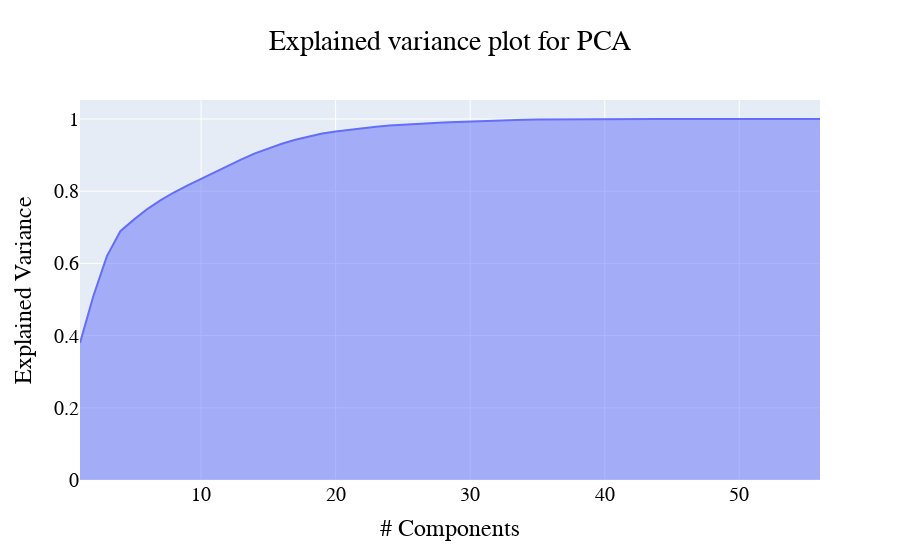

Source (notebook cell):
### Code cell
from sklearn.decomposition import PCA
import matplotlib.pyplot as plt
import plotly.express as px
pca = PCA()
pca.fit(X_hmm_trn)
data_trn = pca.transform(X_hmm_trn)
data_tst = pca.transform(X_hmm_tst)


exp_var_cumul = np.cumsum(pca.explained_variance_ratio_)

fig2 = px.area(
    x=range(1, exp_var_cumul.shape[0] + 1),
    y=exp_var_cumul,
    labels={"x": "# Components", "y": "Explained Variance"}, title = 'Explained variance plot for PCA'
)
fig2.update_layout(title_x=0.5)
fig2.update_layout(
    font_family="Calibri",
    font_color="black",
    title_font_family="Calibri",
    title_font_color="black",
    font_size = 20
)
fig2.show()

### Figure 1 — Plotly figure (JSON) as saved in the notebook; plotly's stock layout.template omitted (floating-point values rounded to 4 significant figures)
{"data": [{"hovertemplate": "# Components=%{x}<br>Explained Variance=%{y}<extra></extra>", "legendgroup": "", "line": {"color": "#636efa"}, "mode": "lines", "name": "", "orientation": "v", "showlegend": false, "stackgroup": "1", "type": "scatter", "x": [1, 2, 3, 4, 5, 6, 7, 8, 9, 10, 11, 12, 13, 14, 15, 16, 17, 18, 19, 20, 21, 22, 23, 24, 25, 26, 27, 28, 29, 30, 31, 32, 33, 34, 35, 36, 37, 38, 39, 40, 41, 42, 43, 44, 45, 46, 47, 48, 49, 50, 51, 52, 53, 54, 55, 56], "xaxis": "x", "y": [0.3799, 0.5102, 0.6201, 0.6891, 0.7213, 0.7505, 0.7751, 0.7971, 0.8161, 0.8346, 0.8529, 0.8709, 0.8883, 0.9047, 0.9185, 0.9316, 0.9426, 0.9518, 0.9597, 0.9655, 0.9704, 0.9745, 0.9784, 0.9817, 0.9842, 0.9865, 0.9885, 0.9904, 0.992, 0.9935, 0.9947, 0.9959, 0.9969, 0.9978, 0.9983, 0.9987, 0.999, 0.9992, 0.9994, 0.9995, 0.9997, 0.9997, 0.9998, 0.9998, 0.9999, 0.9999, 0.9999, 1.0, 1.0, 1.0, 1.0, 1.0, 1.0, 1.0, 1.0, 1.0], "yaxis": "y"}], "layout": {"font": {"color": "black", "family": "Calibri", "size": 20}, "legend": {"tracegroupgap": 0}, "title": {"font": {"color": "black", "family": "Calibri"}, "text": "Explained variance plot for PCA", "x": 0.5}, "xaxis": {"anchor": "y", "domain": [0, 1], "title": {"text": "# Components"}}, "yaxis": {"anchor": "x", "domain": [0, 1], "title": {"text": "Explained Variance"}}}}
